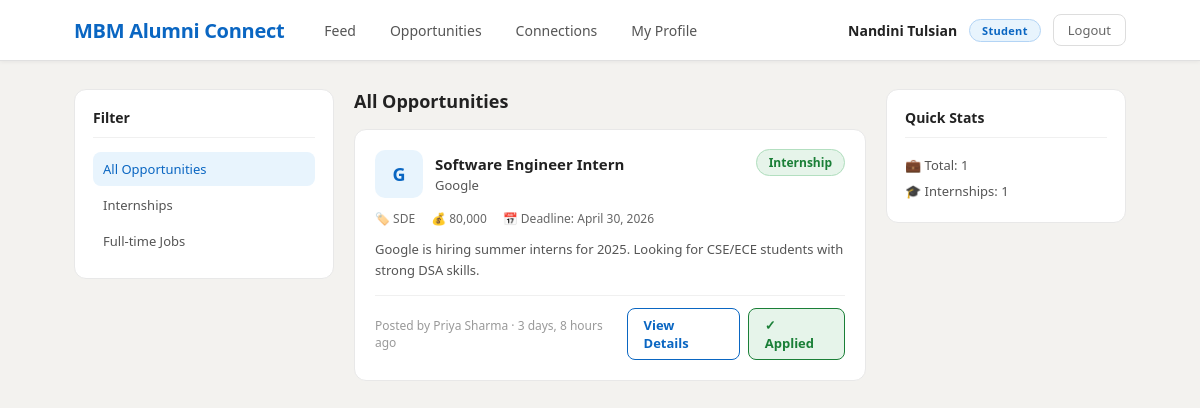
The page /opportunities/ (signed in) on the database its author committed.
### accounts/models.py (models this page shows, shortened)
class User(AbstractBaseUser, PermissionsMixin):
    ROLE_CHOICES = (
        ('student', 'Student'),
        ('alumni', 'Alumni'),
    )
    full_name    = models.CharField(max_length=100)
    email        = models.EmailField(unique=True)
    phone        = models.CharField(max_length=15, blank=True)
    role         = models.CharField(max_length=10, choices=ROLE_CHOICES)
    branch       = models.CharField(max_length=100, blank=True)
    profile_pic  = models.ImageField(upload_to='profile_pics/', blank=True, null=True)
    bio          = models.TextField(blank=True)
    is_verified  = models.BooleanField(default=False)
    is_active    = models.BooleanField(default=True)
    is_staff     = models.BooleanField(default=False)
    created_at     = models.DateTimeField(auto_now_add=True)
    otp            = models.CharField(max_length=6, blank=True, null=True)
    otp_created_at = models.DateTimeField(blank=True, null=True)
    objects = UserManager()
    USERNAME_FIELD = 'email'
    REQUIRED_FIELDS = ['full_name', 'role']

### opportunities/models.py (models this page shows, shortened)
class Opportunity(models.Model):
    TYPE_CHOICES = (
        ('internship', 'Internship'),
        ('job', 'Job'),
    )
    posted_by   = models.ForeignKey(User, on_delete=models.CASCADE, related_name='opportunities')
    company     = models.CharField(max_length=100)
    role        = models.CharField(max_length=100)
    type        = models.CharField(max_length=15, choices=TYPE_CHOICES)
    domain      = models.CharField(max_length=100, blank=True)
    stipend     = models.CharField(max_length=50, blank=True)
    deadline    = models.DateField(null=True, blank=True)
    apply_link  = models.URLField(blank=True)
    description = models.TextField()
    created_at  = models.DateTimeField(auto_now_add=True)
    class Meta:
        ordering = ['-created_at']

### opportunities/views.py (the view)
# urls.py: path('', views.opportunities_list, name='opportunities_list'),
@login_required
def opportunities_list(request):
    type_filter = request.GET.get('type', '')
    domain_filter = request.GET.get('domain', '')
    opportunities = Opportunity.objects.all().select_related('posted_by')
    if type_filter:
        opportunities = opportunities.filter(type=type_filter)
    if domain_filter:
        opportunities = opportunities.filter(domain__icontains=domain_filter)
    applied_ids = []
    if request.user.role == 'student':
        applied_ids = Application.objects.filter(
            student=request.user
        ).values_list('opportunity_id', flat=True)
    return render(request, 'opportunities/list.html', {
        'opportunities' : opportunities,
        'type_filter'   : type_filter,
        'domain_filter' : domain_filter,
        'applied_ids'   : applied_ids,
    })

### templates/opportunities/list.html (shortened to what this page needs)
{% extends 'base.html' %}
{% block content %}
<div class="feed-layout">
    <div>
        <div class="widget-card">
            <div class="widget-title">Filter</div>
            <div style="display:flex;flex-direction:column;">
                <a href="{% url 'opportunities_list' %}"
                   style="display:block;padding:8px 10px;border-radius:8px;font-size:13px;font-weight:500;text-decoration:none;margin-bottom:2px;color:{% if not type_filter %}#0a66c2{% else %}#555{% endif %};background:{% if not type_filter %}#e8f4fd{% else %}transparent{% endif %};">
                    All Opportunities
                </a>
                <a href="?type=internship"
                   style="display:block;padding:8px 10px;border-radius:8px;font-size:13px;font-weight:500;text-decoration:none;margin-bottom:2px;color:{% if type_filter == 'internship' %}#0a66c2{% else %}#555{% endif %};background:{% if type_filter == 'internship' %}#e8f4fd{% else %}transparent{% endif %};">
                    Internships
                </a>
                <a href="?type=job"
                   style="display:block;padding:8px 10px;border-radius:8px;font-size:13px;font-weight:500;text-decoration:none;margin-bottom:2px;color:{% if type_filter == 'job' %}#0a66c2{% else %}#555{% endif %};background:{% if type_filter == 'job' %}#e8f4fd{% else %}transparent{% endif %};">
                    Full-time Jobs
                </a>
            </div>
        </div>
    </div>
    <div>
        <div style="display:flex;justify-content:space-between;align-items:center;margin-bottom:16px;">
            <h2 style="font-size:18px;font-weight:700;color:#222;">
                {% if type_filter == 'internship' %}Internships
                {% elif type_filter == 'job' %}Full-time Jobs
                {% else %}All Opportunities
                {% endif %}
            </h2>
        </div>
        {% if opportunities %}
            {% for opp in opportunities %}
            <div class="post-card" style="margin-bottom:16px;">
                <div style="display:flex;justify-content:space-between;align-items:flex-start;margin-bottom:12px;">
                    <div style="display:flex;align-items:center;gap:12px;">
                        <div style="width:48px;height:48px;border-radius:10px;background:#e8f4fd;display:flex;align-items:center;justify-content:center;font-size:18px;font-weight:700;color:#0a66c2;flex-shrink:0;">
                            {{ opp.company|first }}
                        </div>
                        <div>
                            <div style="font-size:15px;font-weight:700;color:#222;">{{ opp.role }}</div>
                            <div style="font-size:13px;color:#555;margin-top:2px;">{{ opp.company }}</div>
                        </div>
                    </div>
                    <div>
                        {% if opp.type == 'internship' %}
                        <span style="background:#e6f4ea;color:#1a7f37;padding:4px 12px;border-radius:20px;font-size:12px;font-weight:600;border:1px solid #b3dfc0;">
                            Internship
                        </span>
                        {% else %}
                        <span style="background:#e8f4fd;color:#0a66c2;padding:4px 12px;border-radius:20px;font-size:12px;font-weight:600;border:1px solid #b3d4f5;">
                            Full-time
                        </span>
                        {% endif %}
                    </div>
                </div>
                <div style="display:flex;gap:16px;margin-bottom:12px;flex-wrap:wrap;">
                    {% if opp.domain %}
                    <span style="font-size:12px;color:#666;">
                        🏷️ {{ opp.domain }}
                    </span>
                    {% endif %}
                    {% if opp.stipend %}
                    <span style="font-size:12px;color:#666;">
                        💰 {{ opp.stipend }}
                    </span>
                    {% endif %}
                    {% if opp.deadline %}
                    <span style="font-size:12px;color:#666;">
                        📅 Deadline: {{ opp.deadline }}
                    </span>
                    {% endif %}
                </div>
                <div style="font-size:13px;color:#555;line-height:1.6;margin-bottom:14px;">
                    {{ opp.description|truncatewords:30 }}
                </div>
                <div style="display:flex;align-items:center;justify-content:space-between;padding-top:12px;border-top:1px solid #f0f0f0;">
                    <div style="font-size:12px;color:#999;">
                        Posted by {{ opp.posted_by.full_name }} · {{ opp.created_at|timesince }} ago
                    </div>
                    <div style="display:flex;gap:8px;">
                        <a href="{% url 'opportunity_detail' opp.id %}"
                           style="padding:7px 16px;border-radius:8px;font-size:13px;font-weight:600;text-decoration:none;color:#0a66c2;border:1.5px solid #0a66c2;background:#fff;">
                            View Details
                        </a>
                        {% if user.role == 'student' %}
                            {% if opp.id in applied_ids %}
                            <span style="padding:7px 16px;border-radius:8px;font-size:13px;font-weight:600;color:#1a7f37;border:1.5px solid #1a7f37;background:#e6f4ea;">
                                ✓ Applied
                            </span>
                            {% else %}
                            <a href="{% url 'apply_opportunity' opp.id %}"
                               style="padding:7px 16px;border-radius:8px;font-size:13px;font-weight:600;text-decoration:none;color:#fff;background:#0a66c2;">
                                Apply Now
                            </a>
                            {% endif %}
                        {% endif %}
                    </div>
                </div>
            </div>
            {% endfor %}
        {% endif %}
    </div>
    <div>
        <div class="widget-card">
            <div class="widget-title">Quick Stats</div>
            <div style="font-size:13px;color:#555;line-height:2;">
                <div>💼 Total: {{ opportunities.count }}</div>
                <div>🎓 Internships: {{ opportunities|length }}</div>
            </div>
        </div>
    </div>
</div>
{% endblock %}

### templates/base.html (shortened to what this page needs)
{% load static %}
<!DOCTYPE html>
<html lang="en">
<head>
    <link rel="stylesheet" href="{% static 'css/style.css' %}">
</head>
<body>
    {% if user.is_authenticated %}
    <nav class="navbar">
        <div class="nav-container">
            <a href="{% url 'feed' %}" class="nav-brand">MBM Alumni Connect</a>
            <div class="nav-links">
             <a href="{% url 'feed' %}" class="nav-link">Feed</a>
             <a href="{% url 'opportunities_list' %}" class="nav-link">Opportunities</a>
             <a href="{% url 'connections_page' %}" class="nav-link">Connections</a>
             <a href="{% url 'profile' %}" class="nav-link">My Profile</a>
        </div>
            <div class="nav-right">
                <span class="nav-user">{{ user.full_name }}</span>
                <span class="nav-role {{ user.role }}">{{ user.role }}</span>
                <a href="{% url 'logout' %}" class="nav-logout">Logout</a>
            </div>
        </div>
    </nav>
    {% endif %}
    <div class="main-container">
        {% block content %}
        {% endblock %}
    </div>
</body>
</html>

### static/css/style.css (style rules this page uses)
* { margin: 0; padding: 0; box-sizing: border-box; }
body { font-family: 'Segoe UI', Tahoma, Geneva, Verdana, sans-serif; background-color: #f3f2ef; color: #333; }
.navbar { background: #fff; border-bottom: 1px solid #e0e0e0; position: sticky; top: 0; z-index: 100; box-shadow: 0 1px 4px rgba(0,0,0,0.06); }
.nav-container { max-width: 1100px; margin: 0 auto; padding: 0 24px; height: 60px; display: flex; align-items: center; gap: 24px; }
.nav-brand { font-size: 20px; font-weight: 700; color: #0a66c2; text-decoration: none; white-space: nowrap; letter-spacing: -0.3px; }
.nav-links { display: flex; gap: 2px; flex: 1; }
.nav-link { padding: 8px 16px; border-radius: 8px; text-decoration: none; font-size: 14px; color: #555; transition: all 0.2s; font-weight: 500; }
.nav-right { display: flex; align-items: center; gap: 12px; }
.nav-user { font-size: 14px; font-weight: 600; color: #222; }
.nav-role { font-size: 11px; padding: 3px 12px; border-radius: 20px; font-weight: 600; text-transform: capitalize; letter-spacing: 0.3px; }
.nav-role.student { background: #e8f4fd; color: #0a66c2; border: 1px solid #b3d4f5; }
.nav-logout { font-size: 13px; color: #666; text-decoration: none; padding: 6px 14px; border-radius: 8px; border: 1px solid #ddd; font-weight: 500; transition: all 0.2s; }
.main-container { max-width: 1100px; margin: 28px auto; padding: 0 24px; }
.feed-layout { display: grid; grid-template-columns: 260px 1fr 240px; gap: 20px; align-items: start; }
.post-card { background: #fff; border-radius: 12px; border: 1px solid #e8e8e8; padding: 20px; margin-bottom: 16px; transition: box-shadow 0.2s; }
.widget-card { background: #fff; border-radius: 12px; border: 1px solid #e8e8e8; padding: 18px; margin-bottom: 16px; }
.widget-title { font-size: 14px; font-weight: 700; color: #222; margin-bottom: 14px; padding-bottom: 10px; border-bottom: 1px solid #f0f0f0; }

### rows shown on the page
User: full_name "Nandini Tulsian", role "Student"
Opportunity: company|first "G", role "Software Engineer Intern", company "Google", type "Internship", domain "SDE", stipend "80,000", deadline "April 30, 2026", description "Google is hiring summer interns for 2025. Looking for CSE/ECE students with strong DSA skills.", posted_by.full_name "Priya Sharma", created_at "3 days, 8 hours", shows "✓ Applied"

### other values the page prints
{{ opportunities.count }} "1"
{{ opportunities|length }} "1"
